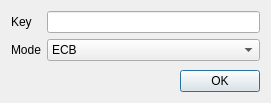
<?xml version="1.0" encoding="UTF-8"?>
<ui version="4.0">
 <class>KeyModeForm</class>
 <widget class="QDialog" name="KeyModeForm">
  <property name="geometry">
   <rect>
    <x>0</x>
    <y>0</y>
    <width>271</width>
    <height>103</height>
   </rect>
  </property>
  <property name="sizePolicy">
   <sizepolicy hsizetype="Preferred" vsizetype="Fixed">
    <horstretch>0</horstretch>
    <verstretch>0</verstretch>
   </sizepolicy>
  </property>
  <property name="minimumSize">
   <size>
    <width>0</width>
    <height>103</height>
   </size>
  </property>
  <property name="maximumSize">
   <size>
    <width>16777215</width>
    <height>103</height>
   </size>
  </property>
  <property name="windowTitle">
   <string>Key and Mode</string>
  </property>
  <layout class="QGridLayout" name="gridLayout">
   <item row="0" column="1">
    <layout class="QFormLayout" name="formLayout">
     <item row="0" column="0">
      <widget class="QLabel" name="lblKey">
       <property name="text">
        <string>Key</string>
       </property>
      </widget>
     </item>
     <item row="0" column="1">
      <widget class="QLineEdit" name="leKey">
       <property name="inputMask">
        <string/>
       </property>
       <property name="text">
        <string/>
       </property>
       <property name="echoMode">
        <enum>QLineEdit::Password</enum>
       </property>
      </widget>
     </item>
     <item row="1" column="0">
      <widget class="QLabel" name="lblMode">
       <property name="text">
        <string>Mode</string>
       </property>
      </widget>
     </item>
     <item row="1" column="1">
      <widget class="QComboBox" name="cbMode">
       <item>
        <property name="text">
         <string>ECB</string>
        </property>
       </item>
       <item>
        <property name="text">
         <string>CBC</string>
        </property>
       </item>
       <item>
        <property name="text">
         <string>CFB</string>
        </property>
       </item>
       <item>
        <property name="text">
         <string>OFB</string>
        </property>
       </item>
      </widget>
     </item>
    </layout>
   </item>
   <item row="1" column="1">
    <layout class="QHBoxLayout" name="horizontalLayout">
     <item>
      <spacer name="horizontalSpacer">
       <property name="orientation">
        <enum>Qt::Horizontal</enum>
       </property>
       <property name="sizeHint" stdset="0">
        <size>
         <width>40</width>
         <height>20</height>
        </size>
       </property>
      </spacer>
     </item>
     <item>
      <widget class="QPushButton" name="btnOK">
       <property name="text">
        <string>OK</string>
       </property>
      </widget>
     </item>
    </layout>
   </item>
  </layout>
 </widget>
 <resources/>
 <connections/>
</ui>
